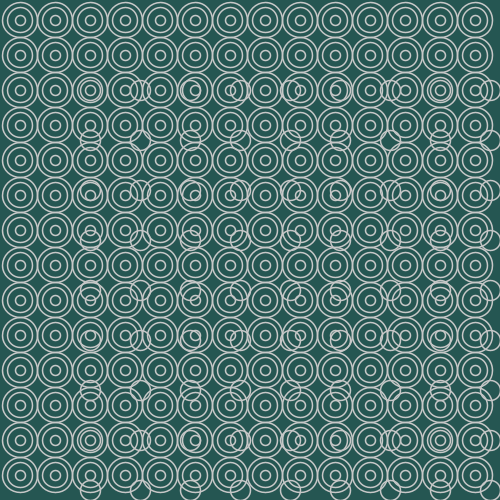
Frame 1 (no input)
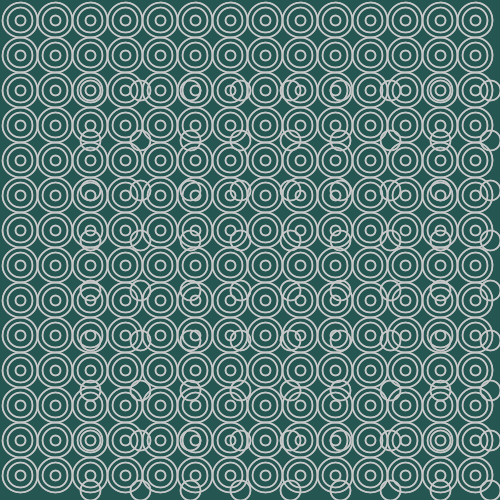
Frame 2 (the mouse pressed at the canvas centre, redrawn once)

The Processing sketch that drew these frames (run headless with seeded random() and noise(); the mouse was pressed at the canvas centre and the sketch redrawn once):

// Processing sketch: processing_85216
// ── processing_85216.pde

void setup()
{
  size(500, 500);
  stroke(200);
  background(#255652);
    strokeWeight(1.5);
  smooth();
}



void draw()
{
  noFill();

for (int posX = 90; posX < width; posX = posX + 50)
  {
   
  for (int posY = 90; posY < height; posY = posY + 50)
  {
    ellipse(posX, posY, 20, 20);
  }}

for (int posX = 20; posX < width; posX = posX + 35)
  {
   
  for (int posY = 20; posY < height; posY = posY + 35)
  {
    ellipse(posX, posY, 10, 10);
    
  }}
 
 for (int posX = 20; posX < width; posX = posX + 35)
  {
   
  for (int posY = 20; posY < height; posY = posY + 35)
  {
    ellipse(posX, posY, 25, 25);
    
  }}
  
   for (int posX = 20; posX < width; posX = posX + 35)
  {
   
  for (int posY = 20; posY < height; posY = posY + 35)
  {
    ellipse(posX, posY, 35, 35);
    
  }}
 
 
 
    


noLoop();
}
